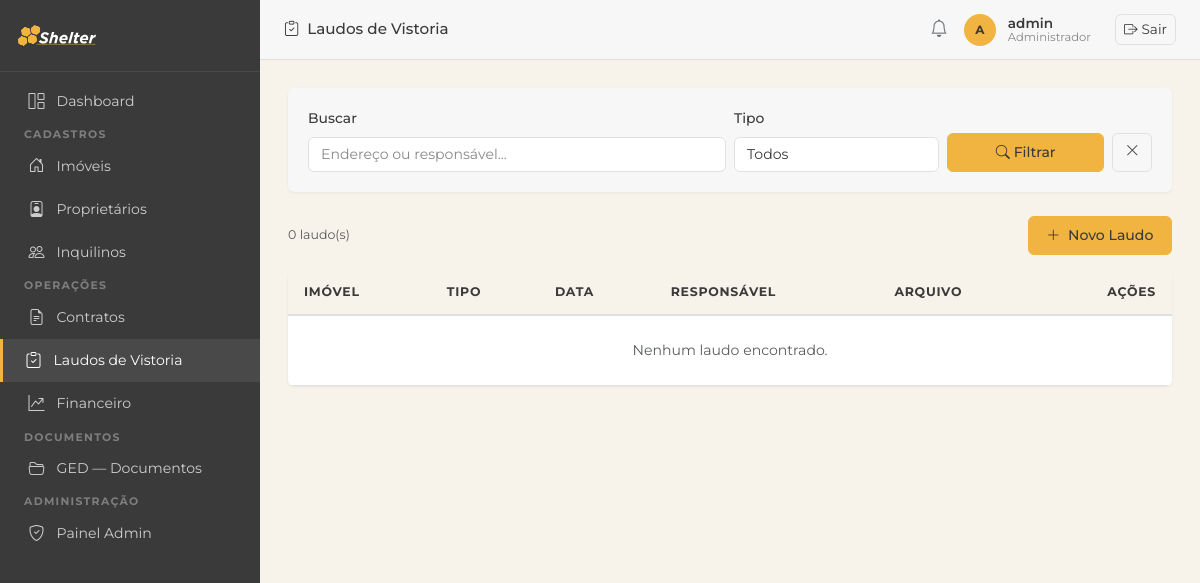
Before: /laudos/ (signed in) with the older database file.
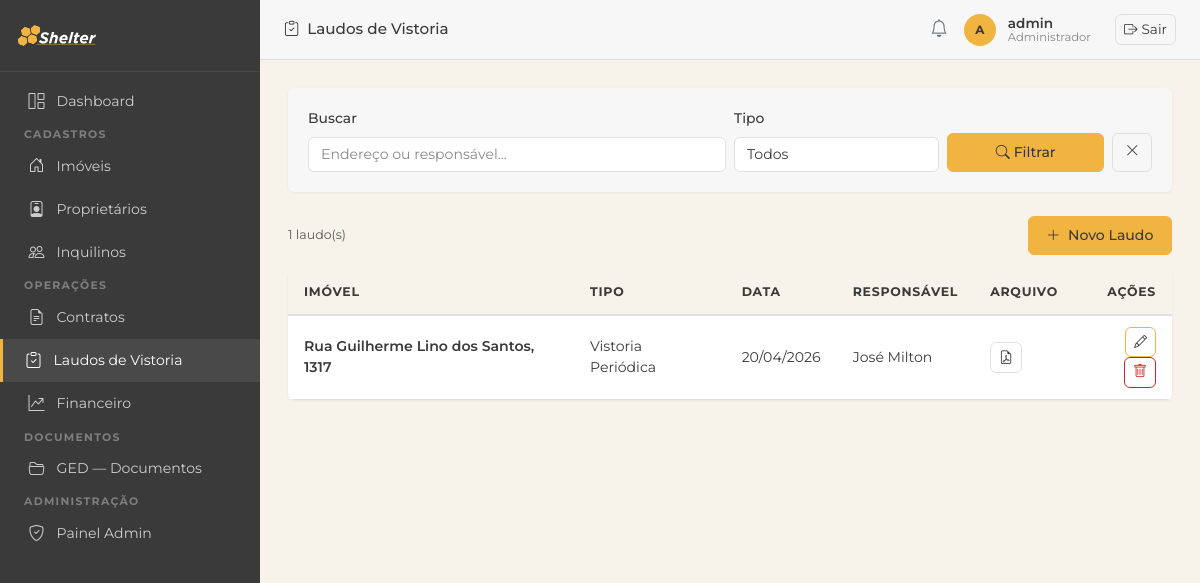
After: the same page with the newer database file.
### imoveis/models.py (models this page shows, shortened)
class LaudoVistoria(models.Model):
    TIPO_CHOICES = [
        ('entrada', 'Vistoria de Entrada'),
        ('saida', 'Vistoria de Saída'),
        ('periodica', 'Vistoria Periódica'),
    ]
    imovel = models.ForeignKey(Imovel, on_delete=models.CASCADE, related_name='laudos')
    contrato = models.ForeignKey(Contrato, on_delete=models.SET_NULL, null=True, blank=True, related_name='laudos')
    tipo = models.CharField(max_length=20, choices=TIPO_CHOICES)
    data = models.DateField()
    responsavel = models.CharField(max_length=200, verbose_name='Responsável pela Vistoria')
    observacoes = models.TextField(blank=True, verbose_name='Observações')
    arquivo = models.FileField(upload_to='laudos/', blank=True, null=True, verbose_name='Laudo em PDF')
    criado_em = models.DateTimeField(auto_now_add=True)
    class Meta:
        verbose_name = 'Laudo de Vistoria'
        verbose_name_plural = 'Laudos de Vistoria'
        ordering = ['-data']

class Imovel(models.Model):
    TIPO_CHOICES = [
        ('apartamento', 'Apartamento'),
        ('casa', 'Casa'),
        ('comercial', 'Comercial'),
        ('terreno', 'Terreno'),
        ('galpao', 'Galpão'),
    ]
    STATUS_CHOICES = [
        ('ocupado', 'Ocupado'),
        ('vago', 'Vago'),
        ('manutencao', 'Em Manutenção'),
    ]
    CATEGORIA_CHOICES = [
        ('urbano', 'Urbano'),
        ('rural', 'Rural'),
    ]
    proprietario = models.ForeignKey(Proprietario, on_delete=models.PROTECT, related_name='imoveis')
    tipo = models.CharField(max_length=20, choices=TIPO_CHOICES)
    status = models.CharField(max_length=20, choices=STATUS_CHOICES, default='vago')
    categoria = models.CharField(max_length=10, choices=CATEGORIA_CHOICES, default='urbano', verbose_name='Categoria')
    endereco = models.CharField(max_length=300)
    bairro = models.CharField(max_length=100, blank=True)
    cidade = models.CharField(max_length=100, default='')
    valor_aluguel = models.DecimalField(max_digits=10, decimal_places=2)
    area_m2 = models.DecimalField(max_digits=8, decimal_places=2, null=True, blank=True, verbose_name='Área (m²)')
    descricao = models.TextField(blank=True)
    matricula = models.CharField(max_length=100, blank=True, verbose_name='Matrícula')
    data_aquisicao = models.DateField(null=True, blank=True, verbose_name='Data de Aquisição')
    valor_aquisicao = models.DecimalField(max_digits=14, decimal_places=2, null=True, blank=True, verbose_name='Valor de Aquisição')
    cadastro_prefeitura = models.CharField(max_length=100, blank=True, verbose_name='Cadastro Prefeitura')
    planta_projeto = models.FileField(upload_to='plantas/', blank=True, null=True, verbose_name='Planta/Projeto')
    nirf = models.CharField(max_length=50, blank=True, verbose_name='NIRF')
    incra = models.CharField(max_length=50, blank=True, verbose_name='INCRA')
    car = models.CharField(max_length=100, blank=True, verbose_name='CAR')
    criado_em = models.DateTimeField(auto_now_add=True)
    class Meta:
        verbose_name = 'Imóvel'
        verbose_name_plural = 'Imóveis'
        ordering = ['endereco']

### imoveis/views.py (the view)
# urls.py: path('laudos/', views.laudo_list, name='laudo_list'),
@login_required
def laudo_list(request):
    q = request.GET.get('q', '')
    tipo = request.GET.get('tipo', '')
    qs = LaudoVistoria.objects.select_related('imovel', 'contrato')
    if q:
        qs = qs.filter(Q(imovel__endereco__icontains=q) | Q(responsavel__icontains=q))
    if tipo:
        qs = qs.filter(tipo=tipo)
    return render(request, 'laudos/laudo_list.html', {
        'laudos': qs, 'q': q, 'tipo': tipo,
        'tipo_choices': LaudoVistoria.TIPO_CHOICES,
    })

### templates/laudos/laudo_list.html (shortened to what this page needs)
{% extends 'base.html' %}
{% block page_title %}<i class="bi bi-clipboard-check me-2"></i>Laudos de Vistoria{% endblock %}
{% block nav_laudos %}active{% endblock %}
{% block content %}
<div class="section-card mb-4">
  <div class="section-card-body">
    <form method="get" class="row g-2 align-items-end">
      <div class="col-md-6"><label class="form-label">Buscar</label><input type="text" name="q" value="{{ q }}" class="form-control" placeholder="Endereço ou responsável..."></div>
      <div class="col-md-3"><label class="form-label">Tipo</label>
        <select name="tipo" class="form-select"><option value="">Todos</option>{% for val, label in tipo_choices %}<option value="{{ val }}" {% if tipo == val %}selected{% endif %}>{{ label }}</option>{% endfor %}</select>
      </div>
      <div class="col-md-3 d-flex gap-2">
        <button type="submit" class="btn btn-primary flex-fill"><i class="bi bi-search"></i> Filtrar</button>
        <a href="{% url 'laudo_list' %}" class="btn btn-outline-secondary"><i class="bi bi-x-lg"></i></a>
      </div>
    </form>
  </div>
</div>
<div class="d-flex justify-content-between align-items-center mb-3">
  <span class="text-muted small">{{ laudos.count }} laudo(s)</span>
  <a href="{% url 'laudo_create' %}" class="btn btn-primary"><i class="bi bi-plus-lg me-1"></i> Novo Laudo</a>
</div>
<div class="section-card">
  <div class="table-responsive">
    <table class="table mb-0">
      <thead>
        <tr><th>Imóvel</th><th>Tipo</th><th>Data</th><th>Responsável</th><th>Arquivo</th><th class="text-end">Ações</th></tr>
      </thead>
      <tbody>
        {% for l in laudos %}
        <tr>
          <td class="fw-semibold">{{ l.imovel.endereco|truncatechars:35 }}</td>
          <td>{{ l.get_tipo_display }}</td>
          <td>{{ l.data|date:"d/m/Y" }}</td>
          <td>{{ l.responsavel }}</td>
          <td>{% if l.arquivo %}<a href="{{ l.arquivo.url }}" target="_blank" class="btn btn-sm btn-outline-secondary"><i class="bi bi-file-earmark-pdf"></i></a>{% else %}—{% endif %}</td>
          <td class="text-end">
            <a href="{% url 'laudo_edit' l.pk %}" class="btn btn-sm btn-outline-primary"><i class="bi bi-pencil"></i></a>
            <button class="btn btn-sm btn-outline-danger" data-bs-toggle="modal" data-bs-target="#del{{ l.pk }}"><i class="bi bi-trash"></i></button>
          </td>
        </tr>
        {% empty %}
        <tr><td colspan="6" class="text-center text-muted py-4">Nenhum laudo encontrado.</td></tr>
        {% endfor %}
      </tbody>
    </table>
  </div>
</div>
{% endblock %}

Changed rows visible on the page:
added LaudoVistoria: imovel.endereco "Rua Guilherme Lino dos Santos, 1317", tipo "Vistoria Periódica", data "20/04/2026", responsavel "José Milton"
Other visible differences:
{{ laudos.count }}: "0" → "1"
text no longer shown: "Nenhum laudo encontrado."
